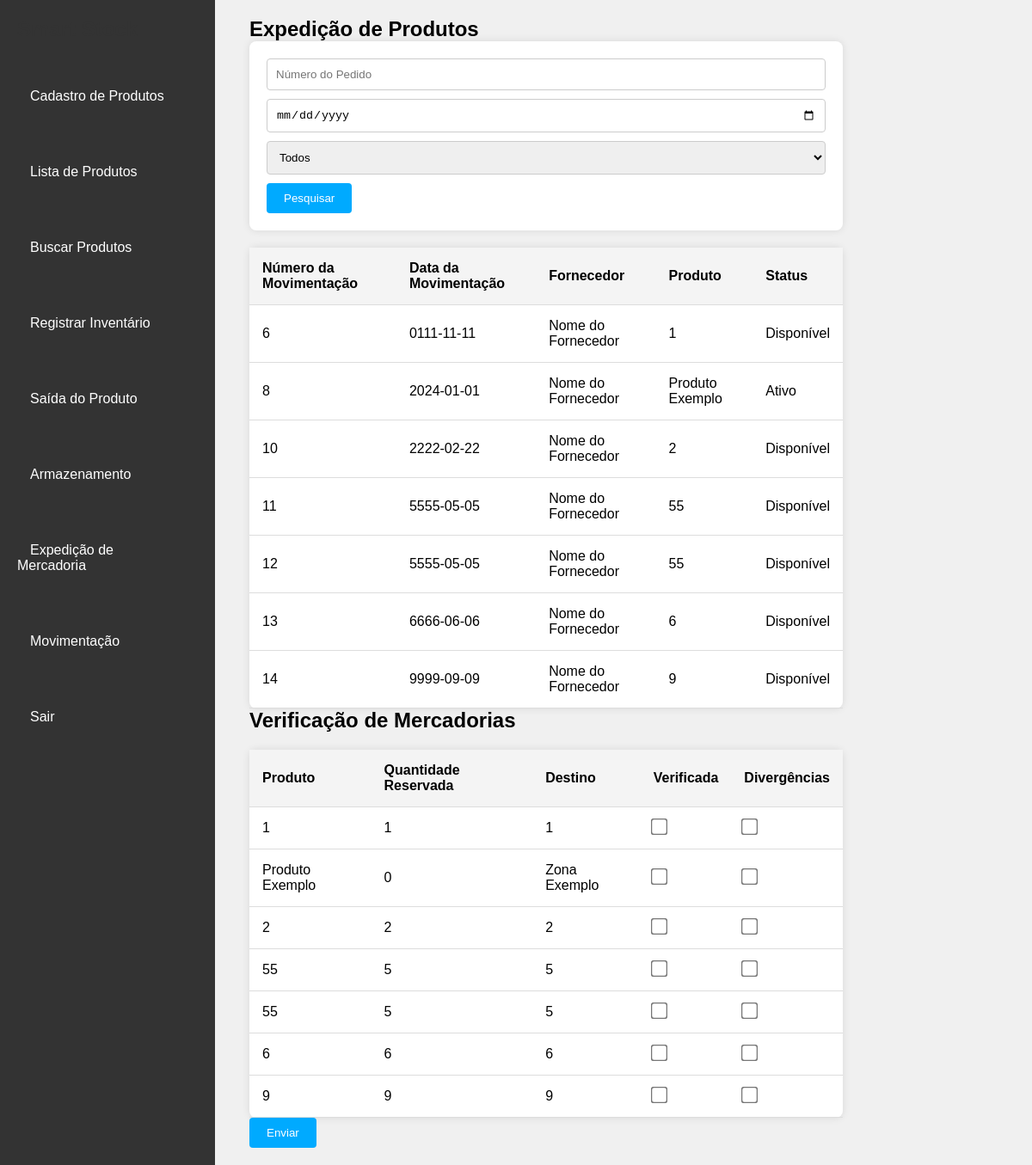
Screenshot of /view/ExpediçãodeMercadoria.php (signed in) with the database file from the repository.
### tables this page shows
CREATE TABLE `produto` (
  `produto_id` int NOT NULL,
  `nome` varchar(255) NOT NULL,
  `categoria` varchar(100) DEFAULT NULL,
  `marca` varchar(100) DEFAULT NULL,
  `peso` decimal(10,2) DEFAULT NULL,
  `dimensoes` varchar(100) DEFAULT NULL,
  `numero_lote` varchar(50) DEFAULT NULL,
  `numero_serie` varchar(50) DEFAULT NULL,
  `codigo_barras` varchar(50) DEFAULT NULL,
  `fornecedor_id` int DEFAULT NULL,
  `data_fabricacao` date DEFAULT NULL,
  `data_validade` date DEFAULT NULL,
  `zona` varchar(100) DEFAULT NULL,
  `endereco` varchar(255) DEFAULT NULL,
  `quantidade_reservada` int DEFAULT '0',
  `status_produto` varchar(50) DEFAULT 'Disponível',
  `corredor` varchar(50) NOT NULL,
  `prateleira` varchar(50) NOT NULL,
  `nivel` varchar(50) NOT NULL,
  `posicao` varchar(50) NOT NULL
);

CREATE TABLE `fornecedor` (
  `fornecedor_id` int NOT NULL,
  `nome` varchar(255) NOT NULL,
  `telefone` varchar(20) DEFAULT NULL,
  `email` varchar(255) DEFAULT NULL,
  `cnpj` varchar(20) DEFAULT NULL,
  `rua` varchar(255) DEFAULT NULL,
  `numero` varchar(10) DEFAULT NULL,
  `complemento` varchar(50) DEFAULT NULL,
  `bairro` varchar(100) DEFAULT NULL,
  `cidade` varchar(100) DEFAULT NULL,
  `estado` varchar(50) DEFAULT NULL,
  `cep` varchar(10) DEFAULT NULL
);

### view/ExpediçãodeMercadoria.php (the view, shortened to what this page needs)
<!DOCTYPE html>
<html lang="pt-br">
<link rel="stylesheet" href="../css/header.css">
<link rel="stylesheet" href="../css/index.css">
<head>
</head>
<body>
    <header id="header">
        <nav id="navbar">
            <h1 id="system-name">Smart Stock</h1>
            <ul id="nav">
                <li class="nav-item"><a href="cadastroProduto.php">Cadastro de Produtos</a></li>
                <li class="nav-item"><a href="listaProduto.php">Lista de Produtos</a></li>
                <li class="nav-item"><a href="buscarProduto.php">Buscar Produtos</a></li>
                <li class="nav-item"><a href="registrarInventario.php">Registrar Inventário</a></li>
                <li class="nav-item"><a href="registrarSaidaProduto.php">Saída do Produto</a></li>
                <li class="nav-item"><a href="Armazenamento.php">Armazenamento</a></li>
                <li class="nav-item"><a href="ExpediçãodeMercadoria.php">Expedição de Mercadoria</a></li>
                <li class="nav-item"><a href="movimentacao.php">Movimentação</a></li>
                <li class="nav-item"><a href="../index.php">Sair</a></li>
            </ul>
        </nav>
    </header>
    <div class="container">
        <main class="content">
            <section class="Expedição">
                <h2>Expedição de Produtos</h2>
                <div class="filter">
                    <input type="text" placeholder="Número do Pedido">
                    <input type="date">
                    <select>
                        <option>Todos</option>
                    </select>
                    <button>Pesquisar</button>
                </div>
                <table>
                    <thead>
                        <tr>
                            <th>Número da Movimentação</th>
                            <th>Data da Movimentação</th>
                            <th>Fornecedor</th>
                            <th>Produto</th>
                            <th>Status</th>
                        </tr>
                    </thead>
                    <tbody>
                        <?php
                        $conexao = Conexao::conectar();
                        $sql = "SELECT
                p.produto_id AS numero_pedido,
                p.data_fabricacao AS data_pedido,
                f.nome AS cliente,
                p.nome AS produto,
                p.status_produto AS status
            FROM
                produto AS p
            LEFT JOIN
                fornecedor AS f ON p.fornecedor_id = f.fornecedor_id";
                        $result = $conexao->query($sql);
                        if ($result && $result->rowCount() > 0) {
                            while ($row = $result->fetch(PDO::FETCH_ASSOC)) {
                                echo "<tr>";
                                echo "<td>" . htmlspecialchars($row['numero_pedido']) . "</td>";
                                echo "<td>" . htmlspecialchars($row['data_pedido']) . "</td>";
                                echo "<td>" . htmlspecialchars($row['cliente']) . "</td>";
                                echo "<td>" . htmlspecialchars($row['produto']) . "</td>";
                                echo "<td>" . htmlspecialchars($row['status']) . "</td>";
                                echo "</tr>";
                            }
                        } else {
                            echo "<tr><td colspan='5'>Nenhum produto encontrado</td></tr>";
                        }
                        ?>
                    </tbody>
                </table>
            </section>
            <section class="Verificacao">
                <h2>Verificação de Mercadorias</h2>
                <table id="Mercadorias">
                    <thead>
                        <tr>
                            <th>Produto</th>
                            <th>Quantidade Reservada</th>
                            <th>Destino</th>
                            <th>Verificada</th>
                            <th>Divergências</th>
                        </tr>
                    </thead>
                    <tbody>
                        <?php
                        $conexao = Conexao::conectar();
                        $sql = "SELECT
                        p.nome AS produto,
                        p.quantidade_reservada AS quantidade_reservada,
                        p.zona AS destino  -- Aqui você pode ajustar o campo de destino, se necessário
                    FROM
                        produto AS p";
                        $result = $conexao->query($sql);
                        if ($result && $result->rowCount() > 0) {
                            while ($row = $result->fetch(PDO::FETCH_ASSOC)) {
                                echo "<tr>";
                                echo "<td>" . htmlspecialchars($row['produto']) . "</td>";
                                echo "<td>" . htmlspecialchars($row['quantidade_reservada']) . "</td>";
                                echo "<td>" . htmlspecialchars($row['destino']) . "</td>";
                                echo "<td><input type='checkbox' class='Verificada'></td>";
                                echo "<td><input type='checkbox' class='Divergencia'></td>";
                                echo "</tr>";
                            }
                        } else {
                            echo "<tr><td colspan='5'>Nenhum produto encontrado</td></tr>";
                        }
                        ?>
                    </tbody>
                </table>
                <button id="submitBtn" type="button">Enviar</button>
            </section>
        </main>
    </div>
</body>
</html>

### css/header.css (style rules this page uses)
#navbar { display: flex; flex-direction: column; justify-content: flex-start; align-items: flex-start; position: fixed; left: 0; top: 0; width: 250px; height: 100%; background-color: #333; padding: 20px; }
#nav { list-style-type: none; display: flex; flex-direction: column; gap: 70px; margin-top: 26%; }
.nav-item a { color: white; text-decoration: none; padding: 10px 15px; border-radius: 4px; width: 100%; transition: background-color 0.3s; }
main { margin: 0 200px 0 270px; }

### css/index.css (style rules this page uses)
* { box-sizing: border-box; margin: 0; padding: 0; }
body { font-family: Verdana, Geneva, Tahoma, sans-serif; background-color: #f0f0f0; }
h1 { color: #fff; }

### view/ExpediçãodeMercadoria.php (style rules this page uses)
.content { flex-grow: 1; padding: 20px; }
h1 { color: #333; }
.filter { margin-bottom: 20px; background-color: white; padding: 20px; border-radius: 8px; box-shadow: 0px 0px 10px rgba(0, 0, 0, 0.1); }
input[type="text"], input[type="date"], select { width: 100%; padding: 10px; margin-bottom: 10px; border: 1px solid #ccc; border-radius: 4px; }
button { padding: 10px 20px; background-color: #00aaff; color: white; border: none; border-radius: 4px; cursor: pointer; }
table { width: 100%; border-collapse: collapse; margin-top: 20px; background-color: white; border-radius: 8px; box-shadow: 0px 0px 10px rgba(0, 0, 0, 0.1); }
th, td { padding: 15px; text-align: left; border-bottom: 1px solid #ddd; }
th { background-color: #f4f4f4; }
.Verificacao input[type="checkbox"] { transform: scale(1.5); cursor: pointer; }

### rows the page displays
produto: produto_id "6", data_fabricacao "0111-11-11", fornecedor.nome "Nome do Fornecedor", nome "1", status_produto "Disponível", quantidade_reservada "1", zona "1"
produto: produto_id "8", data_fabricacao "2024-01-01", fornecedor.nome "Nome do Fornecedor", nome "Produto Exemplo", status_produto "Ativo", quantidade_reservada "0", zona "Zona Exemplo"
produto: produto_id "10", data_fabricacao "2222-02-22", fornecedor.nome "Nome do Fornecedor", nome "2", status_produto "Disponível", quantidade_reservada "2", zona "2"
produto: produto_id "11", data_fabricacao "5555-05-05", fornecedor.nome "Nome do Fornecedor", nome "55", status_produto "Disponível", quantidade_reservada "5", zona "5"
produto: produto_id "12", data_fabricacao "5555-05-05", fornecedor.nome "Nome do Fornecedor", nome "55", status_produto "Disponível", quantidade_reservada "5", zona "5"
produto: produto_id "13", data_fabricacao "6666-06-06", fornecedor.nome "Nome do Fornecedor", nome "6", status_produto "Disponível", quantidade_reservada "6", zona "6"
produto: produto_id "14", data_fabricacao "9999-09-09", fornecedor.nome "Nome do Fornecedor", nome "9", status_produto "Disponível", quantidade_reservada "9", zona "9"
